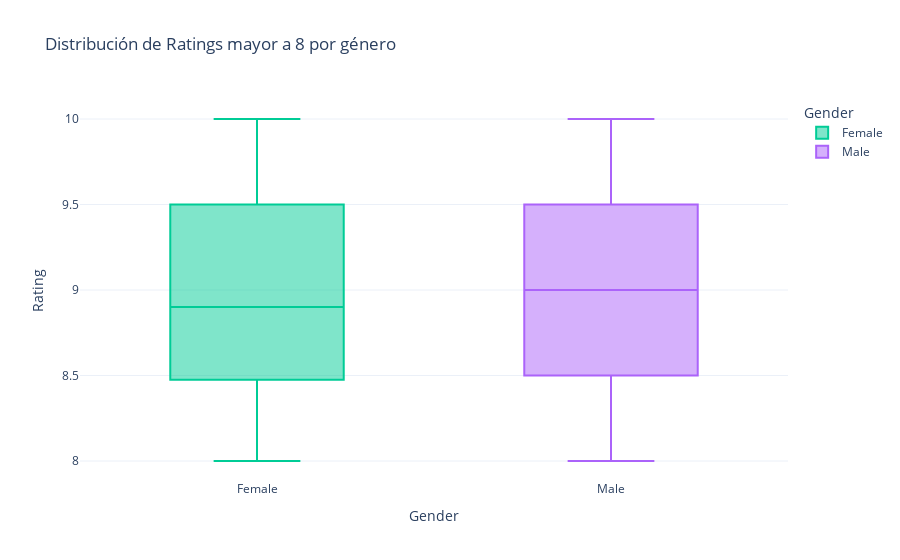

Notebook code for this chart:
### Code cell
fig = px.box(
    ventas_rating_alto,
    x="Gender",
    y="Rating",
    color="Gender",
    title="Distribución de Ratings mayor a 8 por género",
    color_discrete_sequence=["#00CC96", "#AB63FA"]
)
fig.update_layout(template="plotly_white")
fig.show()

### Figure 1 — Plotly figure (JSON) as saved in the notebook; plotly's stock layout.template omitted (floating-point values rounded to 4 significant figures; data arrays with more than 128 entries replaced by an {"elided": "..."} marker saying what was removed)
{"data": [{"alignmentgroup": "True", "hovertemplate": "Gender=%{x}<br>Rating=%{y}<extra></extra>", "legendgroup": "Female", "marker": {"color": "#00CC96"}, "name": "Female", "notched": false, "offsetgroup": "Female", "orientation": "v", "showlegend": true, "type": "box", "x": {"elided": "189 str values"}, "x0": " ", "xaxis": "x", "y": {"elided": "189 float values"}, "y0": " ", "yaxis": "y"}, {"alignmentgroup": "True", "hovertemplate": "Gender=%{x}<br>Rating=%{y}<extra></extra>", "legendgroup": "Male", "marker": {"color": "#AB63FA"}, "name": "Male", "notched": false, "offsetgroup": "Male", "orientation": "v", "showlegend": true, "type": "box", "x": {"elided": "140 str values"}, "x0": " ", "xaxis": "x", "y": {"elided": "140 float values"}, "y0": " ", "yaxis": "y"}], "layout": {"boxmode": "overlay", "legend": {"title": {"text": "Gender"}, "tracegroupgap": 0}, "title": {"text": "Distribución de Ratings mayor a 8 por género"}, "xaxis": {"anchor": "y", "categoryarray": ["Female", "Male"], "categoryorder": "array", "domain": [0, 1], "title": {"text": "Gender"}}, "yaxis": {"anchor": "x", "domain": [0, 1], "title": {"text": "Rating"}}}}
